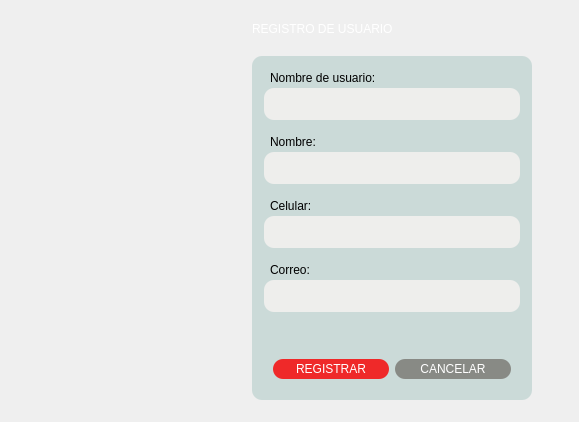
             <widget class="QWidget" name="signUpPage">
              <layout class="QHBoxLayout" name="horizontalLayout_29">
               <item>
                <widget class="QWidget" name="widget_4" native="true">
                 <layout class="QHBoxLayout" name="horizontalLayout_32">
                  <property name="spacing">
                   <number>0</number>
                  </property>
                  <property name="leftMargin">
                   <number>0</number>
                  </property>
                  <property name="topMargin">
                   <number>0</number>
                  </property>
                  <property name="rightMargin">
                   <number>0</number>
                  </property>
                  <property name="bottomMargin">
                   <number>0</number>
                  </property>
                  <item alignment="Qt::AlignLeft|Qt::AlignTop">
                   <widget class="QWidget" name="widget_27" native="true">
                    <property name="minimumSize">
                     <size>
                      <width>230</width>
                      <height>0</height>
                     </size>
                    </property>
                    <property name="styleSheet">
                     <string notr="true">background-color: transparent;</string>
                    </property>
                    <layout class="QVBoxLayout" name="verticalLayout_9">
                     <property name="spacing">
                      <number>0</number>
                     </property>
                     <property name="leftMargin">
                      <number>0</number>
                     </property>
                     <property name="topMargin">
                      <number>0</number>
                     </property>
                     <property name="rightMargin">
                      <number>0</number>
                     </property>
                     <property name="bottomMargin">
                      <number>0</number>
                     </property>
                     <item>
                      <widget class="QLabel" name="label_23">
                       <property name="text">
                        <string/>
                       </property>
                       <property name="pixmap">
                        <pixmap resource="resources.qrc">:/icons/icons/Univalle.svg</pixmap>
                       </property>
                      </widget>
                     </item>
                    </layout>
                   </widget>
                  </item>
                  <item alignment="Qt::AlignHCenter|Qt::AlignVCenter">
                   <widget class="QWidget" name="widget_9" native="true">
                    <property name="styleSheet">
                     <string notr="true">background-color: transparent;</string>
                    </property>
                    <layout class="QVBoxLayout" name="verticalLayout_14">
                     <property name="spacing">
                      <number>0</number>
                     </property>
                     <property name="leftMargin">
                      <number>0</number>
                     </property>
                     <property name="topMargin">
                      <number>0</number>
                     </property>
                     <property name="rightMargin">
                      <number>0</number>
                     </property>
                     <property name="bottomMargin">
                      <number>0</number>
                     </property>
                     <item>
                      <widget class="QFrame" name="frame_4">
                       <property name="frameShape">
                        <enum>QFrame::StyledPanel</enum>
                       </property>
                       <property name="frameShadow">
                        <enum>QFrame::Raised</enum>
                       </property>
                       <layout class="QVBoxLayout" name="verticalLayout_43">
                        <property name="spacing">
                         <number>0</number>
                        </property>
                        <property name="leftMargin">
                         <number>0</number>
                        </property>
                        <property name="topMargin">
                         <number>0</number>
                        </property>
                        <property name="rightMargin">
                         <number>0</number>
                        </property>
                        <property name="bottomMargin">
                         <number>0</number>
                        </property>
                        <item alignment="Qt::AlignLeft|Qt::AlignVCenter">
                         <widget class="QFrame" name="frame_23">
                          <property name="frameShape">
                           <enum>QFrame::StyledPanel</enum>
                          </property>
                          <property name="frameShadow">
                           <enum>QFrame::Raised</enum>
                          </property>
                          <layout class="QHBoxLayout" name="horizontalLayout_14">
                           <item alignment="Qt::AlignLeft">
                            <widget class="QLabel" name="label_2">
                             <property name="styleSheet">
                              <string notr="true">color: rgb(255, 255, 255);</string>
                             </property>
                             <property name="text">
                              <string>REGISTRO DE USUARIO</string>
                             </property>
                            </widget>
                           </item>
                          </layout>
                         </widget>
                        </item>
                        <item>
                         <widget class="QFrame" name="frame_5">
                          <property name="frameShape">
                           <enum>QFrame::StyledPanel</enum>
                          </property>
                          <property name="frameShadow">
                           <enum>QFrame::Raised</enum>
                          </property>
                          <layout class="QVBoxLayout" name="verticalLayout_18">
                           <item>
                            <widget class="QWidget" name="widget_23" native="true">
                             <property name="sizePolicy">
                              <sizepolicy hsizetype="Preferred" vsizetype="Expanding">
                               <horstretch>0</horstretch>
                               <verstretch>0</verstretch>
                              </sizepolicy>
                             </property>
                             <property name="maximumSize">
                              <size>
                               <width>500</width>
                               <height>1000</height>
                              </size>
                             </property>
                             <property name="styleSheet">
                              <string notr="true">background-color: rgb(203, 218, 216);
padding: 3px 3px;
border-radius: 10px;</string>
                             </property>
                             <layout class="QVBoxLayout" name="verticalLayout_24">
                              <item>
                               <widget class="QFrame" name="emailFrame">
                                <property name="frameShape">
                                 <enum>QFrame::StyledPanel</enum>
                                </property>
                                <property name="frameShadow">
                                 <enum>QFrame::Raised</enum>
                                </property>
                                <layout class="QVBoxLayout" name="verticalLayout_21">
                                 <property name="spacing">
                                  <number>0</number>
                                 </property>
                                 <property name="leftMargin">
                                  <number>0</number>
                                 </property>
                                 <property name="topMargin">
                                  <number>0</number>
                                 </property>
                                 <property name="rightMargin">
                                  <number>0</number>
                                 </property>
                                 <property name="bottomMargin">
                                  <number>0</number>
                                 </property>
                                 <item>
                                  <widget class="QLabel" name="label_5">
                                   <property name="styleSheet">
                                    <string notr="true">color: rgb(0, 0, 0);</string>
                                   </property>
                                   <property name="text">
                                    <string>Nombre de usuario:</string>
                                   </property>
                                  </widget>
                                 </item>
                                 <item>
                                  <widget class="QTextEdit" name="user_name_text">
                                   <property name="maximumSize">
                                    <size>
                                     <width>16777215</width>
                                     <height>32</height>
                                    </size>
                                   </property>
                                   <property name="styleSheet">
                                    <string notr="true">color: rgb(0, 0, 0);
background-color: rgb(238, 238, 236);</string>
                                   </property>
                                  </widget>
                                 </item>
                                </layout>
                               </widget>
                              </item>
                              <item>
                               <widget class="QFrame" name="nameFrame">
                                <property name="frameShape">
                                 <enum>QFrame::StyledPanel</enum>
                                </property>
                                <property name="frameShadow">
                                 <enum>QFrame::Raised</enum>
                                </property>
                                <layout class="QVBoxLayout" name="verticalLayout_23">
                                 <property name="spacing">
                                  <number>0</number>
                                 </property>
                                 <property name="leftMargin">
                                  <number>0</number>
                                 </property>
                                 <property name="topMargin">
                                  <number>0</number>
                                 </property>
                                 <property name="rightMargin">
                                  <number>0</number>
                                 </property>
                                 <property name="bottomMargin">
                                  <number>0</number>
                                 </property>
                                 <item>
                                  <widget class="QLabel" name="label_9">
                                   <property name="styleSheet">
                                    <string notr="true">color: rgb(0, 0, 0);</string>
                                   </property>
                                   <property name="text">
                                    <string>Nombre:</string>
                                   </property>
                                  </widget>
                                 </item>
                                 <item>
                                  <widget class="QTextEdit" name="name_text">
                                   <property name="maximumSize">
                                    <size>
                                     <width>16777215</width>
                                     <height>32</height>
                                    </size>
                                   </property>
                                   <property name="styleSheet">
                                    <string notr="true">color: rgb(0, 0, 0);
background-color: rgb(238, 238, 236);</string>
                                   </property>
                                  </widget>
                                 </item>
                                </layout>
                               </widget>
                              </item>
                              <item>
                               <widget class="QFrame" name="phoneNumberFrame">
                                <property name="frameShape">
                                 <enum>QFrame::StyledPanel</enum>
                                </property>
                                <property name="frameShadow">
                                 <enum>QFrame::Raised</enum>
                                </property>
                                <layout class="QVBoxLayout" name="verticalLayout_22">
                                 <property name="spacing">
                                  <number>0</number>
                                 </property>
                                 <property name="leftMargin">
                                  <number>0</number>
                                 </property>
                                 <property name="topMargin">
                                  <number>0</number>
                                 </property>
                                 <property name="rightMargin">
                                  <number>0</number>
                                 </property>
                                 <property name="bottomMargin">
                                  <number>0</number>
                                 </property>
                                 <item>
                                  <widget class="QLabel" name="phoneNumberLabel">
                                   <property name="styleSheet">
                                    <string notr="true">color: rgb(0, 0, 0);</string>
                                   </property>
                                   <property name="text">
                                    <string>Celular:</string>
                                   </property>
                                  </widget>
                                 </item>
                                 <item>
                                  <widget class="QTextEdit" name="phone_text">
                                   <property name="maximumSize">
                                    <size>
                                     <width>16777215</width>
                                     <height>32</height>
                                    </size>
                                   </property>
                                   <property name="styleSheet">
                                    <string notr="true">color: rgb(0, 0, 0);
background-color: rgb(238, 238, 236);</string>
                                   </property>
                                  </widget>
                                 </item>
                                </layout>
                               </widget>
                              </item>
                              <item>
                               <widget class="QFrame" name="emailFrame_2">
                                <property name="frameShape">
                                 <enum>QFrame::StyledPanel</enum>
                                </property>
                                <property name="frameShadow">
                                 <enum>QFrame::Raised</enum>
                                </property>
                                <layout class="QVBoxLayout" name="verticalLayout_17">
                                 <property name="spacing">
                                  <number>0</number>
                                 </property>
                                 <property name="leftMargin">
                                  <number>0</number>
                                 </property>
                                 <property name="topMargin">
                                  <number>0</number>
                                 </property>
                                 <property name="rightMargin">
                                  <number>0</number>
                                 </property>
                                 <property name="bottomMargin">
                                  <number>0</number>
                                 </property>
                                 <item>
                                  <widget class="QLabel" name="emailLabel">
                                   <property name="styleSheet">
                                    <string notr="true">color: rgb(0, 0, 0);</string>
                                   </property>
                                   <property name="text">
                                    <string>Correo:</string>
                                   </property>
                                  </widget>
                                 </item>
                                 <item>
                                  <widget class="QTextEdit" name="email_text">
                                   <property name="maximumSize">
                                    <size>
                                     <width>16777215</width>
                                     <height>32</height>
                                    </size>
                                   </property>
                                   <property name="styleSheet">
                                    <string notr="true">color: rgb(0, 0, 0);
background-color: rgb(238, 238, 236);</string>
                                   </property>
                                  </widget>
                                 </item>
                                </layout>
                               </widget>
                              </item>
                              <item>
                               <widget class="QLabel" name="user_feedback">
                                <property name="styleSheet">
                                 <string notr="true">color: rgb(0, 0, 0);</string>
                                </property>
                                <property name="text">
                                 <string/>
                                </property>
                               </widget>
                              </item>
                              <item>
                               <widget class="QFrame" name="frame_6">
                                <property name="frameShape">
                                 <enum>QFrame::StyledPanel</enum>
                                </property>
                                <property name="frameShadow">
                                 <enum>QFrame::Raised</enum>
                                </property>
                                <layout class="QHBoxLayout" name="horizontalLayout_13">
                                 <item>
                                  <widget class="QPushButton" name="registerBtn">
                                   <property name="cursor">
                                    <cursorShape>PointingHandCursor</cursorShape>
                                   </property>
                                   <property name="styleSheet">
                                    <string notr="true">color: rgb(255, 255, 255);
background-color: rgb(239, 41, 41);</string>
                                   </property>
                                   <property name="text">
                                    <string>REGISTRAR</string>
                                   </property>
                                  </widget>
                                 </item>
                                 <item>
                                  <widget class="QPushButton" name="cancelRegisterBtn">
                                   <property name="cursor">
                                    <cursorShape>PointingHandCursor</cursorShape>
                                   </property>
                                   <property name="styleSheet">
                                    <string notr="true">color: rgb(255, 255, 255);
background-color: rgb(136, 138, 133);</string>
                                   </property>
                                   <property name="text">
                                    <string>CANCELAR</string>
                                   </property>
                                  </widget>
                                 </item>
                                </layout>
                               </widget>
                              </item>
                             </layout>
                            </widget>
                           </item>
                          </layout>
                         </widget>
                        </item>
                       </layout>
                      </widget>
                     </item>
                    </layout>
                   </widget>
                  </item>
                  <item alignment="Qt::AlignRight|Qt::AlignBottom">
                   <widget class="QWidget" name="widget_28" native="true">
                    <property name="styleSheet">
                     <string notr="true">background-color: transparent;</string>
                    </property>
                    <layout class="QVBoxLayout" name="verticalLayout_42">
                     <item>
                      <widget class="QLabel" name="label_24">
                       <property name="text">
                        <string/>
                       </property>
                       <property name="pixmap">
                        <pixmap resource="resources.qrc">:/icons/icons/PSI.svg</pixmap>
                       </property>
                      </widget>
                     </item>
                    </layout>
                   </widget>
                  </item>
                 </layout>
                </widget>
               </item>
              </layout>
             </widget>
